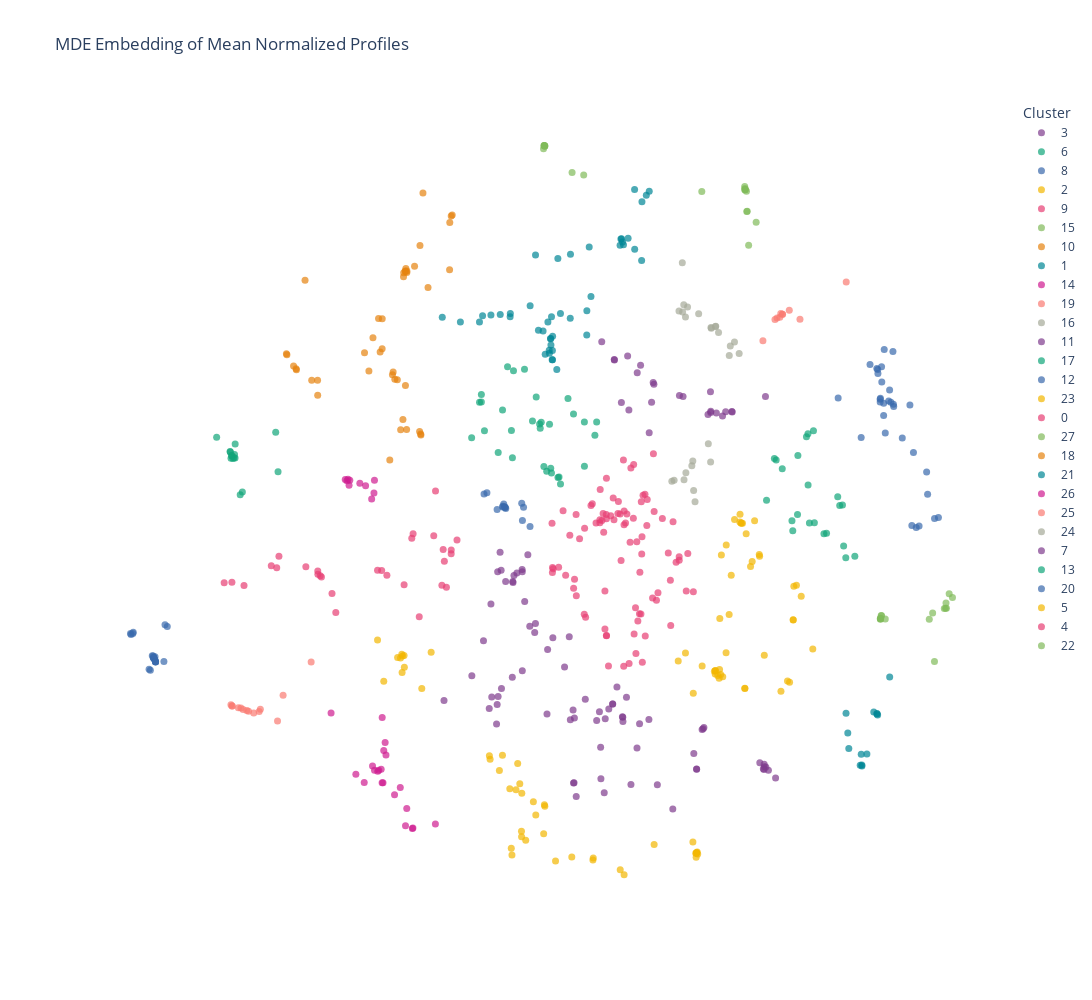

Notebook cell for this chart:
### Code cell
mde_5820 = tf_compute_MDE(adata_5820, n_jobs=5, label_points=False, spectral=True, leiden_neighbors=8)

### Figure 1 — Plotly figure (JSON) as saved in the notebook; plotly's stock layout.template omitted (floating-point values rounded to 4 significant figures)
{"data": [{"customdata": [["ADNP2"], ["AKAP8L"], ["ATF6B"], ["CEBPB"], ["DEAF1"], ["DMRTC2"], ["ELF3"], ["ELK1"], ["FOXD4L5"], ["GATA4"], ["GATA6"], ["GATAD2A"], ["LHX5"], ["LMX1B"], ["MKX"], ["MXD1"], ["NEUROD2"], ["NR1H4"], ["ONECUT3"], ["OTX1"], ["PCGF2"], ["SHOX"], ["TCF7"], ["TCF15"], ["YBX1"], ["ZBTB33"], ["ZBTB39"], ["ZFP14"], ["ZHX1"], ["ZMAT4"], ["ZNF326"], ["ZNF383"], ["ZNF426"], ["ZNF514"], ["ZNF518B"], ["ZNF629"], ["ZNF672"], ["ZNF700"], ["ZNF701"], ["ZNF706"], ["ZNF835"], ["ZNF860"]], "hovertemplate": "cluster=3<br>x=%{x}<br>y=%{y}<br>gene_target=%{customdata[0]}<extra></extra>", "legendgroup": "3", "marker": {"color": "rgb(127, 60, 141)", "opacity": 0.7, "size": 7, "symbol": "circle"}, "mode": "markers+text", "name": "3", "orientation": "v", "showlegend": true, "textfont": {"size": 4}, "textposition": "middle center", "type": "scatter", "x": [0.7368, -0.07053, -0.06426, 3.588, 0.8468, -0.1406, 3.512, 0.141, -0.5799, 0.9163, -0.08092, 0.4974, 1.497, 0.4073, 0.6564, 0.8397, 3.426, 1.163, 0.656, 0.4297, 2.184, 1.788, 2.236, 1.001, 2.34, 2.358, 3.508, 2.237, 0.3552, 1.114, -0.08921, 1.338, 3.54, 3.505, 0.5832, -0.02997, 0.4351, 3.723, 0.8492, 2.373, 3.493, 0.5164], "xaxis": "x", "y": [-2.898, -4.68, -3.476, -4.448, -3.464, -3.509, -4.385, -3.13, -3.404, -3.093, -4.687, -4.867, -4.717, -3.361, -3.215, -3.454, -4.309, -3.582, -3.214, -4.02, -4.135, -5.166, -4.427, -4.711, -3.691, -3.676, -4.334, -4.428, -3.524, -4.034, -3.326, -3.503, -4.389, -4.434, -3.31, -4.938, -4.606, -4.59, -3.542, -3.655, -4.42, -3.491], "yaxis": "y"}, {"customdata": [["AEBP1"], ["CEBPA"], ["CRX"], ["HES3"], ["HLF"], ["IRF9"], ["JRKL"], ["MECOM"], ["MXI1"], ["NOTO"], ["SOX12"], ["TFCP2L1"], ["THAP8"], ["THAP10"], ["TP53"], ["ZBTB22"], ["ZBTB47"], ["ZNF112"], ["ZNF136"], ["ZNF345"], ["ZNF394"], ["ZNF551"], ["ZNF614"], ["ZNF621"], ["ZNF660"], ["ZNF691"], ["ZNF732"], ["ZNF821"], ["ZNF843"], ["ZNF888"], ["ZSCAN2"]], "hovertemplate": "cluster=6<br>x=%{x}<br>y=%{y}<br>gene_target=%{customdata[0]}<extra></extra>", "legendgroup": "6", "marker": {"color": "rgb(17, 165, 121)", "opacity": 0.7, "size": 7, "symbol": "circle"}, "mode": "markers+text", "name": "6", "orientation": "v", "showlegend": true, "textfont": {"size": 4}, "textposition": "middle center", "type": "scatter", "x": [-1.231, -1.323, -1.999, -0.6884, -1.85, -0.7834, -1.211, -0.7076, -1.004, -0.5327, 0.355, 0.1237, -1.417, -1.816, -1.816, -0.3538, -0.5855, 0.3216, -0.51, -0.08103, -1.757, -1.499, -1.25, -0.4957, 0.1247, -0.3735, -0.7191, -0.8532, -0.6384, -0.3258, -0.1848], "xaxis": "x", "y": [1.362, 3.052, 1.732, 2.023, 2.392, 2.491, 2.978, 1.909, 3.006, 1.982, 2.023, 2.024, 2.251, 2.396, 2.539, 1.001, 1.112, 1.781, 1.167, 2.175, 1.862, 1.46, 1.865, 1.079, 1.204, 0.9928, 1.99, 2.045, 1.2, 0.872, 2.461], "yaxis": "y"}, {"customdata": [["AHR"], ["ESRRG"], ["ETV1"], ["FOXN4"], ["GTF2I"], ["HMGN3"], ["HNF1A"], ["HNF4G"], ["LCOR"], ["LCORL"], ["NR4A1"], ["PATZ1"], ["PAX2"], ["PCGF6"], ["SCRT2"], ["SETDB2"], ["SP8"], ["SP110"], ["STAT1"], ["TBX21"], ["TFE3"], ["THRB"], ["TIGD2"], ["TSC22D1"], ["ZEB1"], ["ZNF80"], ["ZNF124"], ["ZNF276"], ["ZNF446"], ["ZNF546"], ["ZNF772"]], "hovertemplate": "cluster=8<br>x=%{x}<br>y=%{y}<br>gene_target=%{customdata[0]}<extra></extra>", "legendgroup": "8", "marker": {"color": "rgb(57, 105, 172)", "opacity": 0.7, "size": 7, "symbol": "circle"}, "mode": "markers+text", "name": "8", "orientation": "v", "showlegend": true, "textfont": {"size": 4}, "textposition": "middle center", "type": "scatter", "x": [5.933, 6.108, 6.371, 6.789, 5.853, 6.289, 5.768, 5.501, 5.646, 5.629, 5.758, 5.692, 6.424, 6.716, 6.567, 5.723, 5.893, 5.65, 5.692, 6.252, 5.788, 5.718, 5.87, 5.335, 6.585, 4.901, 6.319, 5.758, 5.947, 5.697, 5.941], "xaxis": "x", "y": [3.338, 1.728, 0.06334, 0.2518, 2.414, 0.1002, 3.373, 3.096, 3.001, 3.021, 2.372, 2.397, 0.09343, 0.2321, 1.096, 2.769, 2.393, 2.925, 2.451, 2.343, 1.819, 3.054, 2.619, 1.739, 0.6804, 2.473, 1.457, 2.144, 2.315, 2.467, 2.355], "yaxis": "y"}, {"customdata": [["AIRE"], ["ATOH7"], ["BHLHA15"], ["BHLHE41"], ["DMBX1"], ["ESR1"], ["FIGLA"], ["GRHL3"], ["HES6"], ["KLF15"], ["MTERF1"], ["MTF2"], ["NFX1"], ["RAG1"], ["RBPJL"], ["REXO4"], ["RFX8"], ["SATB1"], ["SOX1"], ["SP140L"], ["TBX1"], ["TBX15"], ["TFDP1"], ["THAP7"], ["THRA"], ["TIGD7"], ["TSHZ3"], ["ZFP30"], ["ZFP69B"], ["ZNF226"], ["ZNF253"], ["ZNF341"], ["ZNF358"], ["ZNF416"], ["ZNF441"], ["ZNF492"], ["ZNF501"], ["ZNF540"], ["ZNF541"], ["ZNF556"], ["ZNF572"], ["ZNF582"], ["ZNF596"]], "hovertemplate": "cluster=2<br>x=%{x}<br>y=%{y}<br>gene_target=%{customdata[0]}<extra></extra>", "legendgroup": "2", "marker": {"color": "rgb(242, 183, 1)", "opacity": 0.7, "size": 7, "symbol": "circle"}, "mode": "markers+text", "name": "2", "orientation": "v", "showlegend": true, "textfont": {"size": 4}, "textposition": "middle center", "type": "scatter", "x": [2.849, 2.729, 2.888, 3.252, 3.145, 2.589, 2.341, 2.586, 4.067, 2.791, 2.572, 4.055, 3.1, 3.074, 4.206, 2.669, 2.174, 3.511, 2.69, 3.08, 3.422, 2.027, 2.59, 3.169, 3.054, 4.116, 3.987, 3.328, 4.424, 2.703, 2.661, 1.89, 4.055, 3.948, 2.673, 3.283, 2.635, 3.824, 2.794, 3.051, 3.416, 2.951, 3.145], "xaxis": "x", "y": [-1.552, -2.71, -0.8229, -0.6603, -2.928, -2.601, -2.512, -2.661, -1.027, -2.265, -2.607, -1.653, 0.1433, 0.149, -1.213, -2.575, -3.017, -2.308, -2.669, 0.1448, -0.4685, -2.27, -2.593, -0.05379, 0.3099, -1.01, -2.814, 0.1916, -2.196, -0.4453, -2.738, -2.417, -1.652, -2.791, -1.625, -0.5694, -2.685, -2.979, -0.2613, 0.1656, -0.4358, 0.212, -2.924], "yaxis": "y"}, {"customdata": [["AKAP8"], ["ASCL5"], ["EBF3"], ["GATA2"], ["GLI1"], ["GTF2IRD1"], ["GTF3A"], ["HES4"], ["HSF2"], ["NKX6-3"], ["PHF21A"], ["PLSCR1"], ["SNAPC4"], ["TBX22"], ["TERF1"], ["YY2"], ["ZBTB14"], ["ZBTB26"], ["ZFP2"], ["ZNF20"], ["ZNF32"], ["ZNF213"], ["ZNF215"], ["ZNF222"], ["ZNF382"], ["ZNF512B"], ["ZNF669"], ["ZNF708"], ["ZSCAN16"]], "hovertemplate": "cluster=9<br>x=%{x}<br>y=%{y}<br>gene_target=%{customdata[0]}<extra></extra>", "legendgroup": "9", "marker": {"color": "rgb(231, 63, 116)", "opacity": 0.7, "size": 7, "symbol": "circle"}, "mode": "markers+text", "name": "9", "orientation": "v", "showlegend": true, "textfont": {"size": 4}, "textposition": "middle center", "type": "scatter", "x": [-4.627, -3.101, -2.384, -5.12, -5.771, -3.77, -6.658, -2.985, -4.895, -2.679, -6.284, -2.534, -3.692, -2.712, -4.893, -4.848, -4.556, -3.594, -2.512, -4.826, -2.558, -2.383, -2.473, -3.27, -3.126, -5.626, -6.512, -2.274, -5.668], "xaxis": "x", "y": [-1.164, -0.05308, -0.4236, -0.6675, -0.6465, -0.7289, -0.9637, -1.596, -0.7455, 0.7444, -1.014, -0.3427, -0.7329, -0.08783, -0.8051, -0.8336, -1.517, -0.8211, -0.5616, -0.8555, -1.008, -0.354, -1.047, -0.9999, -0.1347, -0.4689, -0.9542, -0.1682, -0.6815], "yaxis": "y"}, {"customdata": [["ANKZF1"], ["FOXI2"], ["FOXJ1"], ["GATAD2B"], ["MSANTD4"], ["PAX9"], ["ZNF12"], ["ZNF354A"], ["ZNF461"], ["ZNF485"], ["ZNF518A"], ["ZNF605"], ["ZNF610"], ["ZNF709"], ["ZNF878"], ["ZSCAN32"]], "hovertemplate": "cluster=15<br>x=%{x}<br>y=%{y}<br>gene_target=%{customdata[0]}<extra></extra>", "legendgroup": "15", "marker": {"color": "rgb(128, 186, 90)", "opacity": 0.7, "size": 7, "symbol": "circle"}, "mode": "markers+text", "name": "15", "orientation": "v", "showlegend": true, "textfont": {"size": 4}, "textposition": "middle center", "type": "scatter", "x": [5.788, 5.7, 5.712, 6.991, 6.68, 6.923, 7.053, 6.715, 5.698, 6.939, 6.9, 6.617, 5.698, 5.718, 6.932, 5.695], "xaxis": "x", "y": [-1.635, -1.631, -1.572, -1.165, -1.527, -1.439, -1.237, -2.428, -1.639, -1.434, -1.442, -1.64, -1.623, -1.575, -1.338, -1.632], "yaxis": "y"}, {"customdata": [["ARHGAP35"], ["BARX1"], ["CXXC1"], ["DOT1L"], ["E2F4"], ["FOXS1"], ["HEY2"], ["IRF6"], ["JUNB"], ["KDM2A"], ["KLF10"], ["KMT2B"], ["PAX6"], ["PROX2"], ["SIX2"], ["SOX4"], ["SOX11"], ["TWIST2"], ["ZFHX2"], ["ZNF83"], ["ZNF143"], ["ZNF398"], ["ZNF438"], ["ZNF512"], ["ZNF519"], ["ZNF664"], ["ZNF674"], ["ZSCAN26"]], "hovertemplate": "cluster=10<br>x=%{x}<br>y=%{y}<br>gene_target=%{customdata[0]}<extra></extra>", "legendgroup": "10", "marker": {"color": "rgb(230, 131, 16)", "opacity": 0.7, "size": 7, "symbol": "circle"}, "mode": "markers+text", "name": "10", "orientation": "v", "showlegend": true, "textfont": {"size": 4}, "textposition": "middle center", "type": "scatter", "x": [-3.933, -3.292, -5.297, -4.015, -3.398, -5.477, -5.135, -5.486, -3.721, -3.444, -5.305, -3.245, -2.954, -3.54, -3.223, -3.682, -3.684, -4.899, -3.335, -4.897, -3.49, -2.978, -3.751, -3.476, -3.856, -5.351, -2.958, -5.009], "xaxis": "x", "y": [2.973, 2.071, 2.999, 3.313, 2.809, 3.275, 4.662, 3.293, 3.329, 2.819, 3.013, 2.706, 1.785, 1.317, 1.888, 3.945, 3.386, 2.803, 1.881, 2.522, 2.905, 1.85, 3.948, 2.956, 3.59, 3.067, 1.801, 2.803], "yaxis": "y"}, {"customdata": [["ARID2"], ["ASCL2"], ["BHLHA9"], ["CCDC17"], ["CEBPE"], ["CSRNP2"], ["ESRRB"], ["ETV5"], ["FOXD3"], ["FOXH1"], ["FOXQ1"], ["GSC"], ["KLF4"], ["KLF5"], ["LEF1"], ["MLXIP"], ["MNX1"], ["MSX2"], ["MXD4"], ["NFKB2"], ["ONECUT2"], ["RFX7"], ["RXRA"], ["TIGD6"], ["TMF1"], ["ZBED6"], ["ZBTB6"], ["ZBTB21"], ["ZFP1"], ["ZNF57"], ["ZNF76"], ["ZNF169"], ["ZNF205"], ["ZNF256"], ["ZNF284"], ["ZNF316"], ["ZNF445"], ["ZNF454"], ["ZNF500"], ["ZNF532"], ["ZNF549"], ["ZNF554"], ["ZNF566"], ["ZNF594"], ["ZNF852"]], "hovertemplate": "cluster=1<br>x=%{x}<br>y=%{y}<br>gene_target=%{customdata[0]}<extra></extra>", "legendgroup": "1", "marker": {"color": "rgb(0, 134, 149)", "opacity": 0.7, "size": 7, "symbol": "circle"}, "mode": "markers+text", "name": "1", "orientation": "v", "showlegend": true, "textfont": {"size": 4}, "textposition": "middle center", "type": "scatter", "x": [-0.3956, 1.29, -0.5059, -0.5346, 1.202, 0.8596, -0.4748, -0.4765, 1.069, 1.345, -1.635, -0.654, -1.793, 1.208, -1.851, 0.2479, -0.7411, -0.1424, -0.8976, -0.563, -1.274, -0.6138, -0.5106, 1.071, -0.5379, 0.9467, 0.8115, -0.138, 0.8234, -0.4781, -2.211, -0.3267, -0.4953, -0.514, -1.46, 0.8418, 0.2145, -0.3753, -2.552, -1.27, 0.7959, 0.1706, -0.7959, -0.4828, 0.1685], "xaxis": "x", "y": [2.999, 6.242, 3.457, 3.304, 5.029, 5.32, 3.62, 3.183, 6.347, 6.315, 4.012, 3.718, 4.001, 6.121, 3.887, 4.359, 3.73, 3.953, 4.187, 3.883, 3.982, 3.284, 3.575, 5.237, 3.361, 5.443, 5.427, 5.144, 5.43, 3.355, 3.886, 4.041, 3.982, 3.577, 4.023, 5.373, 5.279, 5.066, 3.975, 4.042, 5.312, 4.095, 5.129, 3.18, 3.641], "yaxis": "y"}, {"customdata": [["ARID3A"], ["CREB5"], ["GPBP1"], ["GRHL2"], ["HIC1"], ["ISL1"], ["MSX1"], ["NEUROG3"], ["PITX2"], ["PRDM16"], ["RELB"], ["SNAI1"], ["SNAI2"], ["TAL2"], ["THAP5"], ["ZKSCAN1"], ["ZNF66"], ["ZNF280D"], ["ZNF469"], ["ZNF671"], ["ZNF728"]], "hovertemplate": "cluster=14<br>x=%{x}<br>y=%{y}<br>gene_target=%{customdata[0]}<extra></extra>", "legendgroup": "14", "marker": {"color": "rgb(207, 28, 144)", "opacity": 0.7, "size": 7, "symbol": "circle"}, "mode": "markers+text", "name": "14", "orientation": "v", "showlegend": true, "textfont": {"size": 4}, "textposition": "middle center", "type": "scatter", "x": [-3.342, -3.702, -3.612, -3.683, -4.021, -3.22, -3.115, -3.654, -4.178, -3.748, -2.681, -4.645, -3.767, -3.864, -3.45, -3.244, -3.827, -3.684, -3.668, -3.105, -3.627], "xaxis": "x", "y": [-4.77, -4.431, -4.165, -3.465, -4.674, -5.159, -5.532, -4.083, -4.524, -4.449, -5.448, -3.384, -4.466, -4.371, -4.905, -5.482, -4.448, -4.682, -4.679, -5.523, -3.934], "yaxis": "y"}, {"customdata": [["ARID3B"], ["CBX2"], ["CREB3L4"], ["EBF2"], ["KLF1"], ["NANOG"], ["NANOGP8"], ["PRDM14"], ["PURG"], ["RLF"], ["SALL4"], ["SOX13"], ["ZNF423"], ["ZNF487"]], "hovertemplate": "cluster=19<br>x=%{x}<br>y=%{y}<br>gene_target=%{customdata[0]}<extra></extra>", "legendgroup": "19", "marker": {"color": "rgb(249, 123, 114)", "opacity": 0.7, "size": 7, "symbol": "circle"}, "mode": "markers+text", "name": "19", "orientation": "v", "showlegend": true, "textfont": {"size": 4}, "textposition": "middle center", "type": "scatter", "x": [-5.653, -6.101, -5.02, -6.342, -6.199, -6.53, -6.51, -6.506, -6.389, -6.231, -5.998, -5.977, -6.3, -5.548], "xaxis": "x", "y": [-3.534, -3.385, -2.435, -3.291, -3.352, -3.233, -3.255, -3.255, -3.287, -3.338, -3.357, -3.313, -3.319, -3.055], "yaxis": "y"}, {"customdata": [["ARNT"], ["BHLHE22"], ["BSX"], ["CENPX"], ["CREB3L3"], ["DLX2"], ["FOXJ2"], ["NFIC"], ["NFIL3"], ["POU3F4"], ["SIX5"], ["SLC2A4RG"], ["ZNF300"], ["ZNF432"], ["ZNF683"], ["ZNF726"]], "hovertemplate": "cluster=16<br>x=%{x}<br>y=%{y}<br>gene_target=%{customdata[0]}<extra></extra>", "legendgroup": "16", "marker": {"color": "rgb(165, 170, 153)", "opacity": 0.7, "size": 7, "symbol": "circle"}, "mode": "markers+text", "name": "16", "orientation": "v", "showlegend": true, "textfont": {"size": 4}, "textposition": "middle center", "type": "scatter", "x": [1.995, 3.038, 2.507, 2.591, 2.95, 2.851, 2.066, 1.967, 2.514, 2.275, 2.649, 1.973, 2.027, 2.596, 2.871, 1.905], "xaxis": "x", "y": [4.204, 3.297, 3.782, 3.801, 3.515, 3.263, 4.163, 4.986, 3.769, 4.036, 3.687, 4.069, 3.979, 3.805, 3.438, 4.09], "yaxis": "y"}, {"customdata": [["ARNT2"], ["CC2D1A"], ["FOXD4"], ["FOXE3"], ["FOXK1"], ["GATA5"], ["MAFK"], ["PGR"], ["PRDM12"], ["SIX4"], ["TCF23"], ["TET2"], ["ZKSCAN3"], ["ZNF48"], ["ZNF155"], ["ZNF268"], ["ZNF334"], ["ZNF354B"], ["ZNF510"], ["ZNF576"], ["ZNF581"], ["ZNF639"], ["ZNF786"], ["ZNF853"]], "hovertemplate": "cluster=11<br>x=%{x}<br>y=%{y}<br>gene_target=%{customdata[0]}<extra></extra>", "legendgroup": "11", "marker": {"color": "rgb(127, 60, 141)", "opacity": 0.7, "size": 7, "symbol": "circle"}, "mode": "markers+text", "name": "11", "orientation": "v", "showlegend": true, "textfont": {"size": 4}, "textposition": "middle center", "type": "scatter", "x": [1.432, 1.42, 1.389, 0.9615, 2.609, 2.784, 1.344, 2.901, 0.6863, 0.6891, 2.498, 2.906, 3.533, 0.4508, 2.501, 1.981, 2.451, 2.503, 1.913, 1.182, 1.119, 0.9379, 2.724, 0.8204], "xaxis": "x", "y": [2.726, 2.758, 2.392, 2.249, 2.191, 2.215, 1.826, 2.221, 3.185, 3.18, 2.587, 2.214, 2.501, 3.516, 2.204, 2.501, 2.166, 2.225, 2.518, 3.081, 2.94, 3.254, 2.136, 2.386], "yaxis": "y"}, {"customdata": [["ARX"], ["CTCFL"], ["EHF"], ["ESX1"], ["FOSL1"], ["IKZF5"], ["MAFG"], ["NEUROG2"], ["RFX2"], ["SMAD4"], ["STAT6"], ["ZBED1"], ["ZNF174"], ["ZNF607"], ["ZZZ3"]], "hovertemplate": "cluster=17<br>x=%{x}<br>y=%{y}<br>gene_target=%{customdata[0]}<extra></extra>", "legendgroup": "17", "marker": {"color": "rgb(17, 165, 121)", "opacity": 0.7, "size": 7, "symbol": "circle"}, "mode": "markers+text", "name": "17", "orientation": "v", "showlegend": true, "textfont": {"size": 4}, "textposition": "middle center", "type": "scatter", "x": [-6.453, -6.541, -6.315, -6.514, -6.546, -6.492, -6.473, -6.517, -5.643, -6.463, -6.356, -6.528, -6.451, -6.799, -5.687], "xaxis": "x", "y": [1.357, 1.467, 0.7244, 1.404, 1.476, 1.347, 1.362, 1.399, 1.1, 1.42, 0.6749, 1.353, 1.616, 1.741, 1.837], "yaxis": "y"}, {"customdata": [["ASCL1"], ["FLYWCH1"], ["HMX2"], ["HOXD13"], ["MYF6"], ["NR1D1"], ["PHF20"], ["PKNOX2"], ["POU3F2"], ["POU5F1"], ["POU5F1B"], ["RBPJ"], ["TCF7L2"], ["TCF12"], ["ZGPAT"], ["ZNF180"], ["ZNF181"], ["ZNF396"], ["ZNF442"], ["ZNF507"], ["ZNF521"], ["ZNF560"], ["ZNF710"]], "hovertemplate": "cluster=12<br>x=%{x}<br>y=%{y}<br>gene_target=%{customdata[0]}<extra></extra>", "legendgroup": "12", "marker": {"color": "rgb(57, 105, 172)", "opacity": 0.7, "size": 7, "symbol": "circle"}, "mode": "markers+text", "name": "12", "orientation": "v", "showlegend": true, "textfont": {"size": 4}, "textposition": "middle center", "type": "scatter", "x": [-8.011, -7.949, -7.949, -7.983, -8.42, -8.41, -7.98, -7.962, -7.982, -7.984, -7.986, -8.37, -7.792, -8.071, -7.96, -7.729, -7.771, -7.995, -8.376, -8.047, -7.986, -7.95, -7.948], "xaxis": "x", "y": [-2.322, -2.434, -2.432, -2.355, -1.906, -1.925, -2.369, -2.396, -2.369, -2.356, -2.354, -1.883, -2.428, -2.572, -2.339, -1.775, -1.745, -2.324, -1.907, -2.591, -2.357, -2.433, -2.432], "yaxis": "y"}, {"customdata": [["ASCL3"], ["HOXA7"], ["JAZF1"], ["NCOA3"], ["PBX3"], ["SPIB"], ["SREBF1"], ["TBPL1"], ["ZNF287"], ["ZNF653"], ["ZNF704"]], "hovertemplate": "cluster=23<br>x=%{x}<br>y=%{y}<br>gene_target=%{customdata[0]}<extra></extra>", "legendgroup": "23", "marker": {"color": "rgb(242, 183, 1)", "opacity": 0.7, "size": 7, "symbol": "circle"}, "mode": "markers+text", "name": "23", "orientation": "v", "showlegend": true, "textfont": {"size": 4}, "textposition": "middle center", "type": "scatter", "x": [-2.937, -2.761, -3.393, -3.265, -3.338, -3.301, -3.653, -3.308, -3.271, -3.314, -3.77], "xaxis": "x", "y": [-2.927, -2.253, -2.35, -2.532, -2.363, -2.323, -2.795, -2.63, -2.317, -2.294, -2.025], "yaxis": "y"}, {"customdata": [["ASH1L"], ["DLX6"], ["DMRT3"], ["EPAS1"], ["FOXK2"], ["HDX"], ["HEY1"], ["IRX5"], ["KLF6"], ["MEIS3"], ["MYPOP"], ["NKX2-4"], ["NME2"], ["OVOL1"], ["PA2G4"], ["PHF1"], ["PIN1"], ["PRDM8"], ["PRDM13"], ["REPIN1"], ["RHOXF2"], ["SHOX2"], ["SIX6"], ["SRY"], ["TET1"], ["TFAP2A"], ["THAP6"], ["TP73"], ["ZBTB34"], ["ZNF24"], ["ZNF28"], ["ZNF98"], ["ZNF275"], ["ZNF367"], ["ZNF395"], ["ZNF462"], ["ZNF511"], ["ZNF564"], ["ZNF592"], ["ZNF658"], ["ZNF713"], ["ZNF735"], ["ZNF736"], ["ZNF764"], ["ZNF777"], ["ZNF844"]], "hovertemplate": "cluster=0<br>x=%{x}<br>y=%{y}<br>gene_target=%{customdata[0]}<extra></extra>", "legendgroup": "0", "marker": {"color": "rgb(231, 63, 116)", "opacity": 0.7, "size": 7, "symbol": "circle"}, "mode": "markers+text", "name": "0", "orientation": "v", "showlegend": true, "textfont": {"size": 4}, "textposition": "middle center", "type": "scatter", "x": [1.307, 1.299, 0.5354, 0.9844, 1.203, 0.03315, 1.437, 0.4873, 0.872, 0.7961, 0.6664, 0.5393, 1.046, 0.7638, 0.2728, 0.8987, 1.208, 0.248, 0.8705, 0.5391, -0.03229, 1.264, 1.592, -0.2775, -0.4855, 0.4762, 1.793, 0.4216, 0.343, 0.9237, 0.4157, 1.228, 0.8587, 0.8147, 1.051, 0.1281, 1.423, 0.7544, 1.195, 0.416, -0.1504, 0.9991, 0.4544, 0.681, 1.111, 0.6205], "xaxis": "x", "y": [0.5832, 0.09973, 0.3059, -0.2078, -0.4265, -0.1441, 0.3634, -0.02593, 0.3692, 0.3175, 0.6149, 0.2285, 0.2352, 0.5457, 0.5036, 0.1492, -0.1089, 0.4725, 0.1173, 0.9796, 0.308, 0.6825, 0.2328, 0.377, 0.1456, 0.3233, 0.171, 0.7685, 0.1464, 0.3159, 0.1506, 0.6638, 1.319, -0.5468, 1.236, 0.05101, 1.438, 0.3252, 0.543, 0.2081, -0.07936, 1.168, 0.1968, 0.2098, -0.1988, 0.2839], "yaxis": "y"}, {"customdata": [["ATMIN"], ["CHAMP1"], ["DLX4"], ["DNMT1"], ["PITX3"], ["SETDB1"], ["SOX14"], ["VDR"], ["ZNF408"]], "hovertemplate": "cluster=27<br>x=%{x}<br>y=%{y}<br>gene_target=%{customdata[0]}<extra></extra>", "legendgroup": "27", "marker": {"color": "rgb(128, 186, 90)", "opacity": 0.7, "size": 7, "symbol": "circle"}, "mode": "markers+text", "name": "27", "orientation": "v", "showlegend": true, "textfont": {"size": 4}, "textposition": "middle center", "type": "scatter", "x": [-0.6215, -0.6303, -0.1079, -0.622, -0.6375, -0.6302, 0.1108, -0.6226, -0.6456], "xaxis": "x", "y": [7.156, 7.163, 6.663, 7.156, 7.168, 7.162, 6.615, 7.158, 7.107], "yaxis": "y"}, {"customdata": [["ATOH1"], ["CENPB"], ["CENPS"], ["DR1"], ["DRAP1"], ["ETS2"], ["ETV3L"], ["MBD1"], ["NR4A3"], ["REL"], ["RELA"], ["SOX18"], ["ZFP69"], ["ZNF134"], ["ZNF219"]], "hovertemplate": "cluster=18<br>x=%{x}<br>y=%{y}<br>gene_target=%{customdata[0]}<extra></extra>", "legendgroup": "18", "marker": {"color": "rgb(230, 131, 16)", "opacity": 0.7, "size": 7, "symbol": "circle"}, "mode": "markers+text", "name": "18", "orientation": "v", "showlegend": true, "textfont": {"size": 4}, "textposition": "middle center", "type": "scatter", "x": [-3.219, -2.82, -2.414, -3.25, -3.246, -3.281, -3.237, -3.278, -2.384, -2.365, -3.218, -2.971, -2.915, -2.41, -3.073], "xaxis": "x", "y": [4.806, 4.527, 4.854, 4.831, 4.823, 4.727, 4.878, 4.801, 5.853, 5.876, 4.832, 5.304, 6.284, 5.734, 4.92], "yaxis": "y"}, {"customdata": [["BACH2"], ["CREBL2"], ["FOXO1"], ["HHEX"], ["RARB"], ["SP2"], ["SP7"], ["TCF21"], ["ZNF93"], ["ZNF414"], ["ZNF618"], ["ZNF628"], ["ZNF816"]], "hovertemplate": "cluster=21<br>x=%{x}<br>y=%{y}<br>gene_target=%{customdata[0]}<extra></extra>", "legendgroup": "21", "marker": {"color": "rgb(0, 134, 149)", "opacity": 0.7, "size": 7, "symbol": "circle"}, "mode": "markers+text", "name": "21", "orientation": "v", "showlegend": true, "textfont": {"size": 4}, "textposition": "middle center", "type": "scatter", "x": [5.572, 5.871, 5.05, 5.347, 5.349, 5.102, 5.336, 5.317, 5.632, 5.442, 5.644, 5.083, 5.633], "xaxis": "x", "y": [-3.364, -2.714, -3.387, -4.351, -4.367, -4.042, -4.15, -4.356, -3.402, -4.145, -3.419, -3.758, -3.395], "yaxis": "y"}, {"customdata": [["BARHL1"], ["NFIB"], ["SMAD9"], ["TWIST1"], ["ZFP90"], ["ZKSCAN7"], ["ZNF311"], ["ZNF597"], ["ZNF707"], ["ZNF850"]], "hovertemplate": "cluster=26<br>x=%{x}<br>y=%{y}<br>gene_target=%{customdata[0]}<extra></extra>", "legendgroup": "26", "marker": {"color": "rgb(207, 28, 144)", "opacity": 0.7, "size": 7, "symbol": "circle"}, "mode": "markers+text", "name": "26", "orientation": "v", "showlegend": true, "textfont": {"size": 4}, "textposition": "middle center", "type": "scatter", "x": [-4.378, -4.293, -3.881, -3.838, -3.828, -4.306, -4.103, -3.995, -4.346, -4.327], "xaxis": "x", "y": [0.9582, 0.9418, 0.5962, 0.7035, 0.9431, 0.8481, 0.8871, 0.8388, 0.9353, 0.9597], "yaxis": "y"}, {"customdata": [["BAZ2A"], ["BHLHE40"], ["CDX1"], ["EMX1"], ["FAM200B"], ["LHX9"], ["NR3C2"], ["ZNF486"], ["ZNF571"], ["ZNF791"]], "hovertemplate": "cluster=25<br>x=%{x}<br>y=%{y}<br>gene_target=%{customdata[0]}<extra></extra>", "legendgroup": "25", "marker": {"color": "rgb(249, 123, 114)", "opacity": 0.7, "size": 7, "symbol": "circle"}, "mode": "markers+text", "name": "25", "orientation": "v", "showlegend": true, "textfont": {"size": 4}, "textposition": "middle center", "type": "scatter", "x": [3.981, 3.852, 3.75, 3.855, 3.822, 5.053, 3.485, 4.182, 3.712, 3.803], "xaxis": "x", "y": [4.105, 4.028, 3.959, 4.028, 4.041, 4.63, 3.536, 3.933, 3.93, 3.974], "yaxis": "y"}, {"customdata": [["BCL6B"], ["GLIS3"], ["MEOX1"], ["MYCL"], ["OSR2"], ["TCF7L1"], ["ZNF280C"], ["ZNF443"], ["ZNF648"], ["ZNF823"]], "hovertemplate": "cluster=24<br>x=%{x}<br>y=%{y}<br>gene_target=%{customdata[0]}<extra></extra>", "legendgroup": "24", "marker": {"color": "rgb(165, 170, 153)", "opacity": 0.7, "size": 7, "symbol": "circle"}, "mode": "markers+text", "name": "24", "orientation": "v", "showlegend": true, "textfont": {"size": 4}, "textposition": "middle center", "type": "scatter", "x": [2.5, 1.77, 2.147, 2.18, 2.165, 1.813, 1.999, 2.457, 2.207, 2.035], "xaxis": "x", "y": [1.281, 0.9263, 1.215, 0.7499, 1.3, 0.9412, 0.9503, 1.623, 0.5453, 1.084], "yaxis": "y"}, {"customdata": [["CAMTA2"], ["DBX2"], ["DMRTA2"], ["DMRTB1"], ["DUXA"], ["FOSL2"], ["FOXA1"], ["HIVEP2"], ["HNF1B"], ["HSF4"], ["KCNIP3"], ["LIN28B"], ["MEIS1"], ["NFXL1"], ["NR0B1"], ["NR2F2"], ["REST"], ["STAT5A"], ["TFEB"], ["ZMAT1"], ["ZNF16"], ["ZNF165"], ["ZNF418"], ["ZNF491"], ["ZNF563"], ["ZNF573"], ["ZNF619"], ["ZNF667"], ["ZNF692"], ["ZNF705A"], ["ZSCAN18"]], "hovertemplate": "cluster=7<br>x=%{x}<br>y=%{y}<br>gene_target=%{customdata[0]}<extra></extra>", "legendgroup": "7", "marker": {"color": "rgb(127, 60, 141)", "opacity": 0.7, "size": 7, "symbol": "circle"}, "mode": "markers+text", "name": "7", "orientation": "v", "showlegend": true, "textfont": {"size": 4}, "textposition": "middle center", "type": "scatter", "x": [-1.5, -1.776, -1.509, -1.233, -1.437, -1.518, -1.444, -1.202, -0.8116, -1.045, -1.995, -2.519, -1.62, -0.4696, -1.53, -1.045, -1.22, -0.2495, -1.667, -0.7974, -0.9408, -0.9996, -0.1611, -0.9044, -1.635, -1.147, -1.358, -1.225, -1.049, -1.463, -0.5684], "xaxis": "x", "y": [-3.076, -2.041, -0.7593, -2.719, -2.93, -3.224, -0.732, -0.8274, -1.889, -2.599, -2.689, -3.151, -3.088, -1.986, -3.588, -0.7562, -0.9559, -2.527, -3.299, -1.72, -0.4426, -1.312, -1.966, -1.773, -1.36, -0.7806, -0.9409, -0.9401, -0.7152, -0.3957, -2.202], "yaxis": "y"}, {"customdata": [["CEBPD"], ["DMRT2"], ["ESRRA"], ["FOXM1"], ["GBX1"], ["HES7"], ["IRF4"], ["IRX4"], ["ISL2"], ["MESP2"], ["NFKB1"], ["PREB"], ["SCX"], ["SNAPC5"], ["SOX30"], ["TSHZ1"], ["ZBTB43"], ["ZFP42"], ["ZNF30"], ["ZNF107"], ["ZNF420"], ["ZSCAN23"]], "hovertemplate": "cluster=13<br>x=%{x}<br>y=%{y}<br>gene_target=%{customdata[0]}<extra></extra>", "legendgroup": "13", "marker": {"color": "rgb(17, 165, 121)", "opacity": 0.7, "size": 7, "symbol": "circle"}, "mode": "markers+text", "name": "13", "orientation": "v", "showlegend": true, "textfont": {"size": 4}, "textposition": "middle center", "type": "scatter", "x": [3.734, 4.304, 4.032, 5.045, 5.215, 4.436, 4.136, 4.634, 4.893, 4.931, 4.36, 4.143, 3.849, 4.982, 4.454, 4.333, 3.553, 4.047, 3.701, 4.335, 4.683, 5.004], "xaxis": "x", "y": [1.319, 1.751, 0.1901, -0.4993, -0.4701, 1.861, 0.3048, -0.05162, 0.6365, 0.4714, 0.1497, 1.403, 1.155, 0.4823, 0.1522, 1.807, 0.5714, 0.00337, 1.345, 0.8551, -0.04066, -0.2811], "yaxis": "y"}, {"customdata": [["CREM"], ["ESR2"], ["GATA3"], ["NKX6-2"], ["NR1I3"], ["PBX1"], ["POU4F3"], ["RUNX3"], ["SPDEF"], ["ZBTB42"], ["ZNF552"], ["ZNF583"], ["ZNF747"], ["ZNF783"]], "hovertemplate": "cluster=20<br>x=%{x}<br>y=%{y}<br>gene_target=%{customdata[0]}<extra></extra>", "legendgroup": "20", "marker": {"color": "rgb(57, 105, 172)", "opacity": 0.7, "size": 7, "symbol": "circle"}, "mode": "markers+text", "name": "20", "orientation": "v", "showlegend": true, "textfont": {"size": 4}, "textposition": "middle center", "type": "scatter", "x": [-1.022, -1.056, -1.356, -1.414, -1.367, -0.8993, -1.043, -1.519, -1.765, -1.395, -1.412, -1.38, -1.711, -1.369], "xaxis": "x", "y": [0.4419, 0.5155, 0.419, 0.4603, 0.4382, 0.08474, 0.1935, 0.3977, 0.6881, 0.502, 0.4475, 0.4478, 0.7121, 0.4388], "yaxis": "y"}, {"customdata": [["DACH2"], ["ETS1"], ["IRX1"], ["L3MBTL4"], ["LTF"], ["MITF"], ["NEUROG1"], ["PITX1"], ["POU3F3"], ["PPARA"], ["RAX"], ["RORC"], ["SRF"], ["TBPL2"], ["TBX10"], ["TBX18"], ["TBX20"], ["TCF3"], ["TFEC"], ["ZBED4"], ["ZNF44"], ["ZNF91"], ["ZNF212"], ["ZNF267"], ["ZNF471"], ["ZNF490"], ["ZNF689"], ["ZNF697"], ["ZNF716"], ["ZNF775"], ["ZNF780A"], ["ZNF781"], ["ZNF891"], ["ZSCAN25"]], "hovertemplate": "cluster=5<br>x=%{x}<br>y=%{y}<br>gene_target=%{customdata[0]}<extra></extra>", "legendgroup": "5", "marker": {"color": "rgb(242, 183, 1)", "opacity": 0.7, "size": 7, "symbol": "circle"}, "mode": "markers+text", "name": "5", "orientation": "v", "showlegend": true, "textfont": {"size": 4}, "textposition": "middle center", "type": "scatter", "x": [-0.6289, -1.24, -0.791, 2.257, -0.1132, -1.058, -0.9807, 2.237, -0.4193, -1.651, -1.253, 0.8718, -1.476, -1.06, 2.167, 0.7984, -0.6428, 2.228, -0.8366, -1.054, -1.665, -1.163, -1.132, 2.247, 0.2907, -1.092, 0.2847, -1.419, 2.235, 1.437, 2.235, -1.28, -0.6209, 2.22], "xaxis": "x", "y": [-5.09, -6.022, -5.278, -6.006, -6.06, -5.684, -5.747, -5.985, -6.133, -4.246, -5.898, -6.388, -4.453, -5.584, -5.781, -6.296, -5.629, -6.065, -5.035, -4.875, -4.178, -4.813, -4.324, -5.969, -6.08, -4.699, -6.117, -4.168, -5.981, -5.83, -5.983, -4.792, -5.117, -5.992], "yaxis": "y"}, {"customdata": [["ERF"], ["ERG"], ["FOSB"], ["FOXN2"], ["GATA1"], ["HBP1"], ["IKZF4"], ["IRF8"], ["MEOX2"], ["MSGN1"], ["NANOGNB"], ["NEUROD4"], ["NFE2L1"], ["NHLH1"], ["NKX6-1"], ["POU2F1"], ["PPARD"], ["RARG"], ["RBCK1"], ["SP1"], ["TCFL5"], ["USF2"], ["ZBTB3"], ["ZFP37"], ["ZFP41"], ["ZNF17"], ["ZNF75D"], ["ZNF337"], ["ZNF419"], ["ZNF580"], ["ZNF589"], ["ZNF616"], ["ZNF630"], ["ZNF684"], ["ZNF687"], ["ZNF705D"], ["ZNF787"], ["ZSCAN30"]], "hovertemplate": "cluster=4<br>x=%{x}<br>y=%{y}<br>gene_target=%{customdata[0]}<extra></extra>", "legendgroup": "4", "marker": {"color": "rgb(231, 63, 116)", "opacity": 0.7, "size": 7, "symbol": "circle"}, "mode": "markers+text", "name": "4", "orientation": "v", "showlegend": true, "textfont": {"size": 4}, "textposition": "middle center", "type": "scatter", "x": [-0.2288, 1.06, -0.4781, 0.5108, 1.169, 0.5379, 2.175, 1.131, 1.16, 0.9651, 0.1471, 1.749, -0.4765, 1.215, 0.8643, 0.5105, -0.02781, 0.5776, 1.851, 0.5408, 1.908, 2.071, 1.27, -0.4635, 1.703, 1.743, -0.07886, -0.06173, 1.188, 0.1215, 1.481, -0.3611, 1.407, 1.086, 1.094, 1.909, 2.042, 1.509], "xaxis": "x", "y": [-0.822, -1.917, -0.7734, -1.82, -0.7683, -1.945, -1.131, -1.671, -1.54, -2.463, -1.602, -1.76, -0.6773, -2.44, -2.516, -1.117, -1.202, -2.508, -0.5809, -1.947, -0.481, -0.4202, -1.95, -0.7037, -0.4111, -0.9173, -1.066, -0.8981, -1.545, -1.548, -1.286, -0.6767, -1.244, -1.426, -2.28, -0.5438, -1.118, -1.147], "yaxis": "y"}, {"customdata": [["GMEB2"], ["MTERF3"], ["MTERF4"], ["NFE2L3"], ["POGK"], ["THAP12"], ["TIGD4"], ["ZBTB12"], ["ZBTB41"], ["ZHX3"], ["ZNF200"]], "hovertemplate": "cluster=22<br>x=%{x}<br>y=%{y}<br>gene_target=%{customdata[0]}<extra></extra>", "legendgroup": "22", "marker": {"color": "rgb(128, 186, 90)", "opacity": 0.7, "size": 7, "symbol": "circle"}, "mode": "markers+text", "name": "22", "orientation": "v", "showlegend": true, "textfont": {"size": 4}, "textposition": "middle center", "type": "scatter", "x": [3.142, 3.146, 3.146, 2.334, 3.175, 3.146, 3.216, 3.357, 3.157, 3.181, 3.189], "xaxis": "x", "y": [6.402, 6.346, 6.338, 6.309, 6.315, 6.364, 5.313, 5.739, 6.35, 5.94, 5.944], "yaxis": "y"}], "layout": {"coloraxis": {"showscale": false}, "height": 1000, "legend": {"title": {"text": "Cluster"}, "tracegroupgap": 0}, "plot_bgcolor": "white", "showlegend": true, "title": {"text": "MDE Embedding of Mean Normalized Profiles"}, "width": 1200, "xaxis": {"anchor": "y", "domain": [0, 1], "title": {"text": "x"}, "visible": false}, "yaxis": {"anchor": "x", "domain": [0, 1], "title": {"text": "y"}, "visible": false}}}
